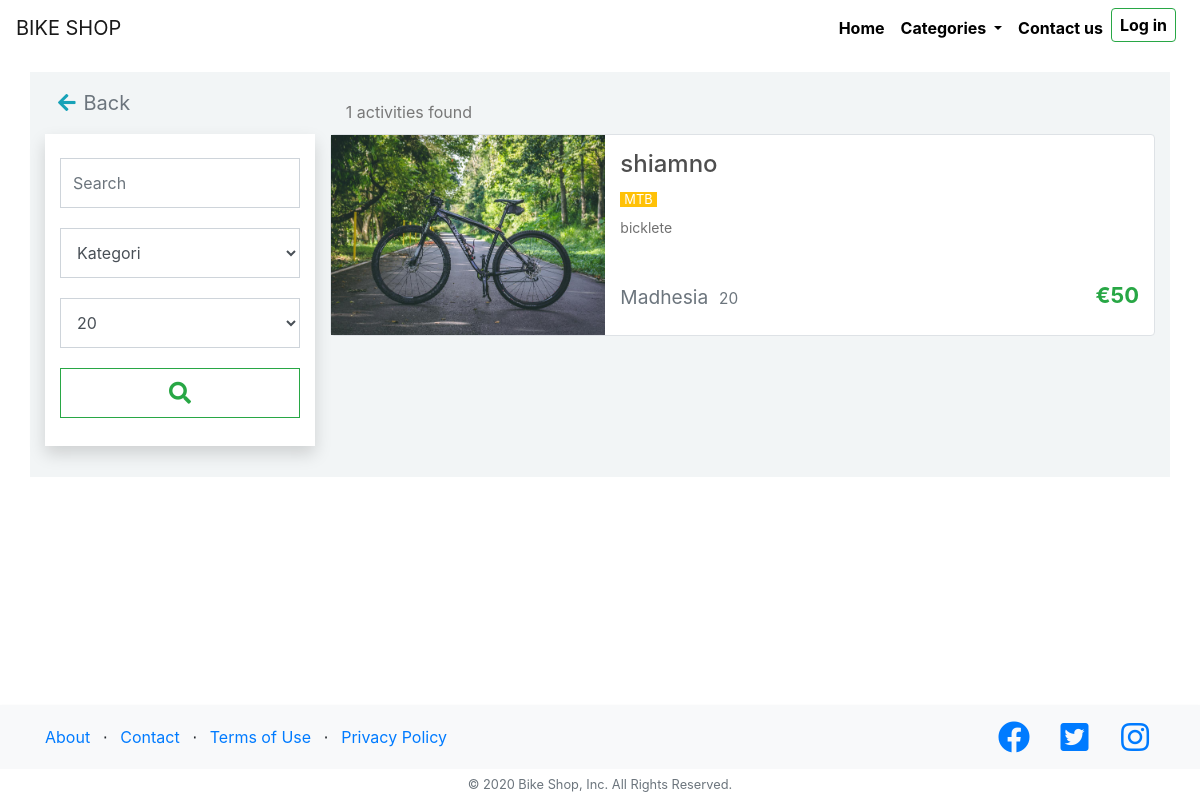
/search?size=20, run on the app's committed database.
### shop/models.py (models this page shows, shortened)
class Bikes(models.Model):
    name = models.CharField(max_length=35, default="Shimano")
    size = models.CharField(max_length=2, default=26)
    color = models.CharField(max_length=10, default="Blu")
    description = models.TextField(default="bicklete")
    full_description = RichTextField(blank=True, null=True)
    price = models.CharField(max_length=5, default=0)
    image = models.ImageField(default="defalut.png")
    age_category = models.CharField(default=16, max_length=15)
    bike_categories = models.CharField(default="BMX", max_length=50)
    class Meta:
        verbose_name_plural = 'Bikes'

### shop/views.py (the view)
# urls.py: path('search', views.search, name='search'),
def search(request):
    search_query = request.GET.get('q', '')
    search_category = request.GET.get('category', '')
    search_size = request.GET.get('size', '')
    category = ''
    size = ''
    query = ''
    if request.method == 'POST':
        form = SearchForm(request.POST)
        if form.is_valid():
            query = ''.join(
                e for e in form.cleaned_data['query'] if e.isalnum())
            if form.cleaned_data['category']:
                category = form.cleaned_data['category']
            if form.cleaned_data['size']:
                size = form.cleaned_data['size']
        return HttpResponseRedirect('/search?q='+query+'&category='+category+'&size='+size)
    else:
        search_query = ''.join(e for e in search_query if e.isalnum())
        form = SearchForm(initial={
            'query': search_query, 'category': search_category, 'size': search_size})
        if search_category and search_size:
            bikes = Bikes.objects.filter(name__icontains=search_query) & Bikes.objects.filter(
                bike_categories=search_category) & Bikes.objects.filter(
                size=search_size)
        elif search_size:
            bikes = Bikes.objects.filter(name__icontains=search_query) & Bikes.objects.filter(
                size=search_size)
        elif search_category:
            bikes = Bikes.objects.filter(name__icontains=search_query) & Bikes.objects.filter(
                bike_categories=search_category)
        else:
            bikes = Bikes.objects.filter(name__icontains=search_query)
    context = {'bikes': bikes, 'form': form, }
    return render(request, 'shop/search.html', context)

### shop/forms.py
class SearchForm(forms.Form):
    choices_category = [('', 'Kategori'), ('1-BMX', 'BMX'), ('2-MTB', 'MTB')]
    choices_size = [('', 'Madhesi'), ('12', '12'), ('14', '14'),
                    ('16', '16'), ('20', '20'), ('26', '26')]
    query = forms.CharField(max_length=100, widget=forms.TextInput(
        attrs={'class': 'form__field form-control w-100 mt-3 shadow-none', 'placeholder': 'Search'}))
    category = forms.ChoiceField(widget=forms.Select(
        attrs={'class': 'form-control form__field', }), choices=choices_category, required=False)
    size = forms.ChoiceField(widget=forms.Select(
        attrs={'class': 'form-control form__field', }), choices=choices_size, required=False)

### shop/templates/shop/search.html (shortened to what this page needs)
{% extends 'shop/layout.html' %}
{% load static %}
{% block extrahead  %}
    <link rel="stylesheet" href="{% static 'shop/search.css' %}">
    <link rel="stylesheet" href="{% static 'shop/fix_navbar.css' %}">
{% endblock %}
{% block content %}
<div class="container mt-5 pt-4">
  <div class="row" style="background-color: #f2f5f6;">
    <div class="col-lg-12">
      <div class="row align-items-center">
        <div class="col-md-3 back-home">
          <button class="btn mr-4 d-flex align-items-center text-secondary shadow-none" id="goBack" style="font-size: 20px;">
            <i class="fas fa-arrow-left text-info mr-2"></i><span>Back</span>
          </button>
        </div>
        <div class="col-md-9">
          <h3 class="title-h3">
            <span>{{usedQuery}}&nbsp;</span>
            <span style="font-size: 16px;">{{bikes|length }} </span>
            <span style="font-size: 16px;"> activities found</span>
          </h3>
        </div>
      </div>
    </div>
    <div class="col-lg-12">
      <div class="row">
        <div class="col-md-3 col-sm-12">
          <div class="row bg-white ml-0 pt-2 pb-2 mb-4 shadow">
            <div class="w-100 search-box" >
                <form method="POST">
                  <div class="col-sm-12 position-relative" >
                    {{form.query}}
                  </div>
                  <div class="col-sm-12 mt-2">
                    {{form.category}}
                  </div>
                  <div class="col-sm-12 my-2">
                    {{form.size}}
                  </div>
                  <div class=" col-sm-12">
                    <button type="submit" class="form__field btn btn-block btn-outline-success">
                      <i class="fas fa-search"></i>
                    </button>
                  </div>
                </form>
            </div>
          </div>
        </div>
        <div class="col-md-9 col-sm-12" style="margin-bottom: 15px;">
          <div class="position-relative" style="min-height: 328px;">
            {% if bikes %}
            <ul class="list-group pull-down">
                {% for item in bikes  %}
              <li class="list-group-item p-0 border" >
                <a href="/bike/{{item.name}}" title="{{item.name}}" class="link" style="text-decoration: none;">
                  <div class="row m-0">
                    <div class="col-12 col-sm-6 col-md-4 px-0">
                      <img  title="{{item.name}}" src="{{item.image.url}}"
                        class="mx-auto d-block img-fluid" alt="{{ item.name }}">
                    </div>
                    <div class="col-12 col-sm-6 col-md-8 text-left text-sm-left">
                      <h4 class="bike-title">{{ item.name }}</h4>
                      <p class="mb-2">
                        <span class="small bg-warning text-white p-0 pl-1 pr-1">{{ item.bike_categories }}</span>
                      </p>
                      <p class="subtitle text-truncate">
                        <span>{{item.description}}</span>
                      </p>
                      <h4 class="pt-2 mb-0 text-left">
                        <span class="small text-secondary" >
                       Madhesia &nbsp;<span class="small">{{ item.size }}</span>
                        </span>
                        <span class="main-price float-right text-success font-weight-bold">&euro;{{ item.price }}</span>
                      </h4>
                    </div>
                  </div>
                </a>
              </li>
              {% endfor %}
            </ul>
            {% else %}
             <div  class="alert alert-warning" role="alert">
              <span >Sorry, we couldn't find any matches for your search.</span>
            </div>
        {% endif %}
          </div>
        </div>
      </div>
    </div>
  </div>
</div>
{% endblock %}

### shop/static/shop/home.css (style rules this page uses)
html { position: relative; min-height: 100%; }
body { margin-bottom: 95px; }

### shop/static/shop/search.css (style rules this page uses)
.title-h3 { margin-top: 20px; margin-bottom: 8px; color: #787878; font-weight: 400; }
.subtitle { font-size: 14px; color: #707070; overflow: hidden; min-height: 48px; max-height: 56px; margin-bottom: 8px; line-height: 1.4; }
.list-group .list-group-item { border: 0; margin-bottom: 15px; padding: 0 0.9375rem; }
.img-fluid { height: 200px; width: 100%; object-fit: cover; }
.main-price { bottom: 15px; right: 15px; font-size: 22px; }
.text-sm-left { padding: 15px; }
.btn { box-shadow: none; }
.bike-title { color: #4E4E4E; }
.form__field { height: 50px; border-radius: 0; margin-bottom: 20px; }
.fa-search { font-size: 22px; padding-top: 4px; }

### data on the page
Bikes: image (picture), name "shiamno", bike_categories "MTB", description "bicklete", size "20", price "50"

### other printed values
{{ bikes|length }} "1"
